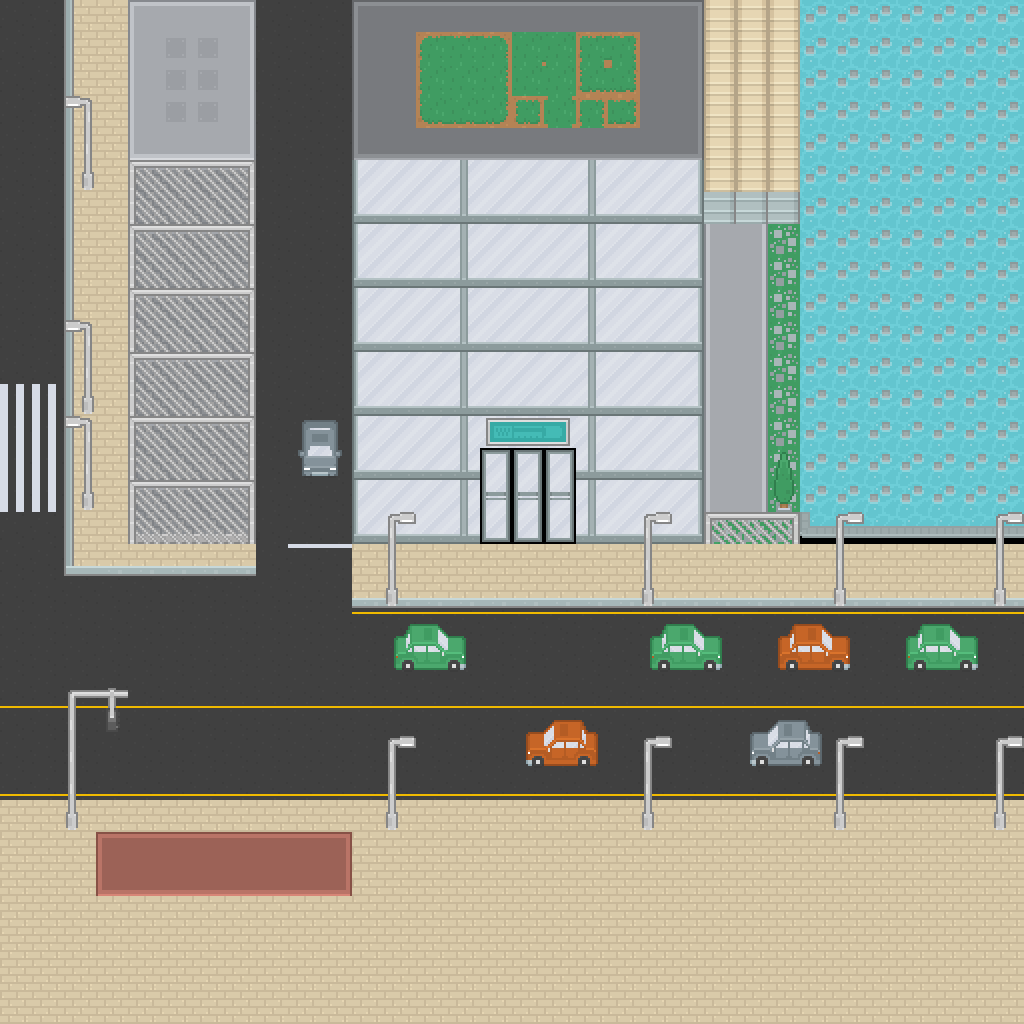

Rendered tile map (Tiled .tmx) drawn with the repository's tilesets; below, a short description and the full map source, tile grids included:
An orthogonal 32x32 tile map with 32x32 px tiles, 2 tile layers (タイル・レイヤー1, タイル・レイヤー 2).

<map version="1.0" tiledversion="1.0.2" orientation="orthogonal" renderorder="right-down" width="32" height="32" tilewidth="32" tileheight="32" nextobjectid="1">
 <tileset firstgid="1" source="happy.tsx" />
 <layer name="タイル・レイヤー1" width="32" height="32">
  <data encoding="csv">
715,715,416,196,17,19,19,18,715,715,715,9,11,11,11,11,11,11,11,11,11,10,173,173,173,213,213,213,213,213,213,213,
715,715,416,196,20,60,60,57,715,715,715,12,15,15,15,15,15,15,15,15,15,49,173,173,173,213,213,213,213,213,213,213,
715,715,416,196,20,60,60,57,715,715,715,12,15,15,15,15,15,15,15,15,15,49,173,173,173,213,213,213,213,213,213,213,
715,715,416,196,20,60,60,57,715,715,715,12,15,15,15,15,15,15,15,15,15,49,173,173,173,213,213,213,213,213,213,213,
715,715,416,196,54,56,56,55,715,715,715,46,48,48,48,48,48,48,48,48,48,47,173,173,173,213,213,213,213,213,213,213,
715,715,416,196,339,340,340,341,715,715,715,347,348,348,274,348,348,348,274,348,348,349,173,173,173,213,213,213,213,213,213,213,
715,715,416,196,191,192,192,193,715,715,715,384,385,385,311,385,385,385,311,385,385,386,355,355,355,213,213,213,213,213,213,213,
715,715,416,196,339,340,340,341,715,715,715,347,348,348,274,348,348,348,274,348,348,349,20,57,174,213,213,213,213,213,213,213,
715,715,416,196,191,192,192,193,715,715,715,384,385,385,311,385,385,385,311,385,385,386,20,57,174,213,213,213,213,213,213,213,
715,715,416,196,339,340,340,341,715,715,715,347,348,348,274,348,348,348,274,348,348,349,20,57,174,213,213,213,213,213,213,213,
715,715,416,196,191,192,192,193,715,715,715,384,385,385,311,385,385,385,311,385,385,386,20,57,174,213,213,213,213,213,213,213,
715,715,416,196,339,340,340,341,715,715,715,347,348,348,274,348,348,348,274,348,348,349,20,57,174,213,213,213,213,213,213,213,
827,827,416,196,191,192,192,193,715,715,715,384,385,385,311,385,385,385,311,385,385,386,20,57,174,213,213,213,213,213,213,213,
827,827,416,196,339,340,340,341,715,715,715,347,348,348,274,348,348,348,274,348,348,349,20,57,174,213,213,213,213,213,213,213,
827,827,416,196,191,192,192,193,715,715,715,384,385,385,311,696,696,696,311,385,385,386,20,57,174,213,213,213,213,213,213,213,
827,827,416,196,339,340,340,341,715,715,715,347,348,348,274,733,733,733,274,348,348,349,20,57,174,213,213,213,213,213,213,213,
715,715,416,196,302,303,303,304,715,715,715,384,385,385,311,770,770,770,311,385,385,386,174,174,174,249,250,250,250,250,250,250,
715,715,453,307,307,307,307,307,715,833,833,196,196,196,196,196,196,196,196,196,196,196,196,196,196,196,196,196,196,196,196,196,
715,715,715,715,715,715,715,715,715,715,715,307,307,307,307,307,307,307,307,307,307,307,307,307,307,307,307,307,307,307,307,307,
715,715,715,715,715,715,715,715,715,715,715,752,752,752,752,752,752,752,752,752,752,752,752,752,752,752,752,752,752,752,752,752,
715,715,715,715,715,715,715,715,715,715,715,715,715,715,715,715,715,715,715,715,715,715,715,715,715,715,715,715,715,715,715,715,
715,715,715,715,715,715,715,715,715,715,715,715,715,715,715,715,715,715,715,715,715,715,715,715,715,715,715,715,715,715,715,715,
755,755,755,755,755,755,755,755,755,755,755,755,755,755,755,755,755,755,755,755,755,755,755,755,755,755,755,755,755,755,755,755,
715,715,715,715,715,715,715,715,715,715,715,715,715,715,715,715,715,715,715,715,715,715,715,715,715,715,715,715,715,715,715,715,
790,790,790,790,790,790,790,790,790,790,790,790,790,790,790,790,790,790,790,790,790,790,790,790,790,790,790,790,790,790,790,790,
196,196,196,196,196,196,196,196,196,196,196,196,196,196,196,196,196,196,196,196,196,196,196,196,196,196,196,196,196,196,196,196,
196,196,196,1,3,3,3,3,3,3,2,196,196,196,196,196,196,196,196,196,196,196,196,196,196,196,196,196,196,196,196,196,
196,196,196,38,40,40,40,40,40,40,39,196,196,196,196,196,196,196,196,196,196,196,196,196,196,196,196,196,196,196,196,196,
196,196,196,196,196,196,196,196,196,196,196,196,196,196,196,196,196,196,196,196,196,196,196,196,196,196,196,196,196,196,196,196,
196,196,196,196,196,196,196,196,196,196,196,196,196,196,196,196,196,196,196,196,196,196,196,196,196,196,196,196,196,196,196,196,
196,196,196,196,196,196,196,196,196,196,196,196,196,196,196,196,196,196,196,196,196,196,196,196,196,196,196,196,196,196,196,196,
196,196,196,196,196,196,196,196,196,196,196,196,196,196,196,196,196,196,196,196,196,196,196,196,196,196,196,196,196,196,196,196
</data>
 </layer>
 <layer name="タイル・レイヤー 2" width="32" height="32">
  <data encoding="csv">
0,0,0,0,0,0,0,0,0,0,0,0,0,0,0,0,0,0,0,0,0,0,0,0,0,0,0,0,0,0,0,0,
0,0,0,0,0,0,0,0,0,0,0,0,0,926,927,928,929,930,931,932,0,0,0,0,0,0,0,0,0,0,0,0,
0,0,0,0,0,0,0,0,0,0,0,0,0,963,964,965,966,967,968,969,0,0,0,0,0,0,0,0,0,0,0,0,
0,0,594,0,0,0,0,0,0,0,0,0,0,1000,1001,1002,1003,1004,1005,1006,0,0,0,0,0,0,0,0,0,0,0,0,
0,0,631,0,0,0,0,0,0,0,0,0,0,0,0,0,0,0,0,0,0,0,0,0,0,0,0,0,0,0,0,0,
0,0,668,0,719,720,646,649,0,0,0,0,0,0,0,0,0,0,0,0,0,0,0,0,0,0,0,0,0,0,0,0,
0,0,0,0,756,757,757,686,0,0,0,0,0,0,0,0,0,0,0,0,0,0,0,0,0,0,0,0,0,0,0,0,
0,0,0,0,719,720,646,649,0,0,0,0,0,0,0,0,0,0,0,0,0,0,0,0,0,0,0,0,0,0,0,0,
0,0,0,0,756,757,757,686,0,0,0,0,0,0,0,0,0,0,0,0,0,0,0,0,0,0,0,0,0,0,0,0,
0,0,0,0,719,720,646,649,0,0,0,0,0,0,0,0,0,0,0,0,0,0,0,0,0,0,0,0,0,0,0,0,
0,0,594,0,756,757,757,686,0,0,0,0,0,0,0,0,0,0,0,0,0,0,0,0,0,0,0,0,0,0,0,0,
0,0,631,0,719,720,646,649,0,0,0,0,0,0,0,0,0,0,0,0,0,0,0,0,0,0,0,0,0,0,0,0,
0,0,668,0,756,757,757,686,0,0,0,0,0,0,0,0,0,0,0,0,0,0,0,0,0,0,0,0,0,0,0,0,
0,0,594,0,719,720,646,649,0,848,849,0,0,0,0,220,221,222,0,0,0,0,0,0,0,0,0,0,0,0,0,0,
0,0,631,0,756,757,757,686,0,885,886,0,0,0,0,0,0,0,0,0,0,0,0,0,407,0,0,0,0,0,0,0,
0,0,668,0,719,720,646,649,0,0,0,0,0,0,0,0,0,0,0,0,0,0,0,0,481,0,0,0,0,0,0,0,
0,0,0,0,756,757,757,686,0,0,0,0,595,0,0,0,0,0,0,0,595,0,719,720,649,0,595,0,0,0,0,595,
0,0,0,0,0,0,0,0,0,0,0,0,632,0,0,0,0,0,0,0,632,0,0,0,0,0,632,0,0,0,0,632,
0,0,0,0,0,0,0,0,0,0,0,0,669,0,0,0,0,0,0,0,669,0,0,0,0,0,669,0,0,0,0,669,
0,0,0,0,0,0,0,0,0,0,0,0,627,628,629,0,0,0,0,0,627,628,629,0,923,924,925,0,627,628,629,0,
0,0,0,0,0,0,0,0,0,0,0,0,664,665,666,0,0,0,0,0,664,665,666,0,960,961,962,0,664,665,666,0,
0,0,523,561,0,0,0,0,0,0,0,0,0,0,0,0,0,0,0,0,0,0,0,0,0,0,0,0,0,0,0,0,
0,0,632,485,0,0,0,0,0,0,0,0,0,0,0,0,920,921,922,0,0,0,0,772,773,774,0,0,0,0,0,0,
0,0,632,0,0,0,0,0,0,0,0,0,595,0,0,0,957,958,959,0,595,0,0,809,810,811,595,0,0,0,0,595,
0,0,632,0,0,0,0,0,0,0,0,0,632,0,0,0,0,0,0,0,632,0,0,0,0,0,632,0,0,0,0,632,
0,0,669,0,0,0,0,0,0,0,0,0,669,0,0,0,0,0,0,0,669,0,0,0,0,0,669,0,0,0,0,669,
0,0,0,0,0,0,0,0,0,0,0,0,0,0,0,0,0,0,0,0,0,0,0,0,0,0,0,0,0,0,0,0,
0,0,0,0,0,0,0,0,0,0,0,0,0,0,0,0,0,0,0,0,0,0,0,0,0,0,0,0,0,0,0,0,
0,0,0,0,0,0,0,0,0,0,0,0,0,0,0,0,0,0,0,0,0,0,0,0,0,0,0,0,0,0,0,0,
0,0,0,0,0,0,0,0,0,0,0,0,0,0,0,0,0,0,0,0,0,0,0,0,0,0,0,0,0,0,0,0,
0,0,0,0,0,0,0,0,0,0,0,0,0,0,0,0,0,0,0,0,0,0,0,0,0,0,0,0,0,0,0,0,
0,0,0,0,0,0,0,0,0,0,0,0,0,0,0,0,0,0,0,0,0,0,0,0,0,0,0,0,0,0,0,0
</data>
 </layer>
</map>